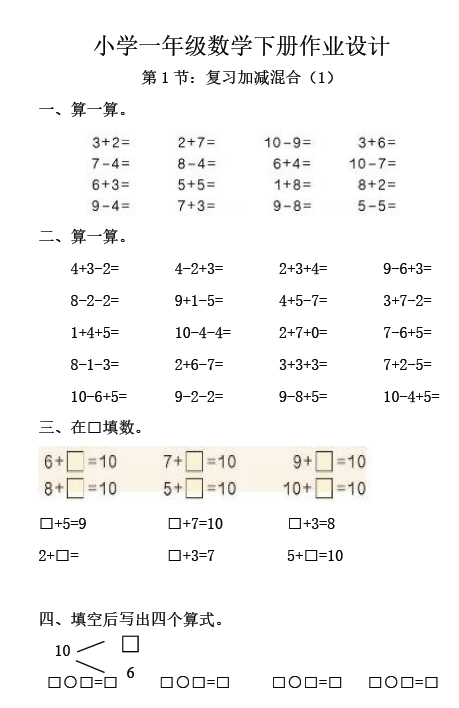
#> input picture pic/math.jpg, 459 x 708 px
$ python 031-prespective.py
#> lines starting #> are read from the running program, lines starting #| are printed output that depends on the picture
import cv2
import numpy as np

img = cv2.imread("./pic/math.jpg")
#> img is the input picture: shape (708, 459, 3); mean B, G, R 245.9, 246.6, 246.9
# 透视变换
# 参数1 左上角
# 参数2 右上角
# 参数3 左下角
# 参数4 右下角
src = np.float32([[38,100],[440,100],[38,560],[440,560]])
# 需要放置的图像大小的四个位置
dst = np.float32([[0,0],[500,0],[0,600],[500,600]])
M = cv2.getPerspectiveTransform(src,dst)
new = cv2.warpPerspective(img,M,(500,600))
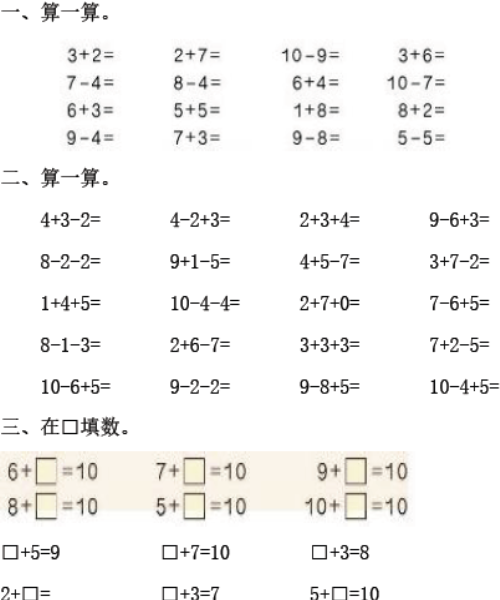
#> new: shape (600, 500, 3); mean B, G, R 244.1, 245.1, 245.7

cv2.imshow("img",img)
cv2.imshow("new",new)
cv2.waitKey(0)
